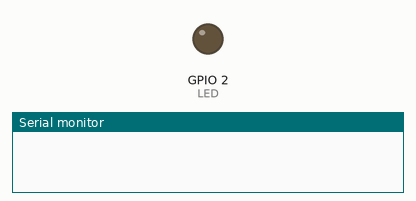
This program was run on a simulated ESP32. On the bench: output pins drawn as LEDs (lit = HIGH), the last lines printed to the serial monitor. The modem accepts every AT command (registered, SIM ready, sends succeed) and sends nothing else.

Above: at 0.1 s.
At 32.5 s:
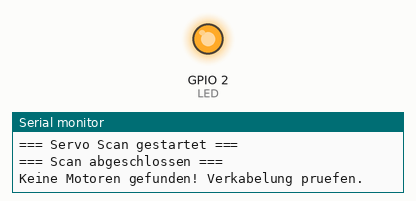
Timing chart, 0 to 34.3 s (numbered marks = the images above):
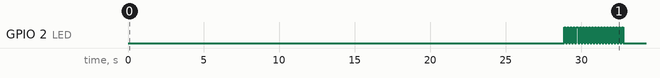

The program:

main.cpp
```cpp
#include <Arduino.h>
#include <SCServo.h>

SMS_STS st;

// ESP32 NodeMCU V2 – Serial1 Pins (frei wählbar)
// Waveshare Board: TX → GPIO16 (RX1), RX → GPIO17 (TX1)
#define S_RXD 16
#define S_TXD 17

const int LED = 2; // Onboard LED ESP32 NodeMCU V2

int foundIDs[20];
int foundCount = 0;

void setup() {
  pinMode(LED, OUTPUT);
  digitalWrite(LED, LOW);

  Serial.begin(115200);       // Monitor über USB
  Serial1.begin(1000000, SERIAL_8N1, S_RXD, S_TXD); // Servo-Bus
  st.pSerial = &Serial1;
  delay(1000);

  Serial.println("=== Servo Scan gestartet ===");

  for (int id = 1; id <= 253; id++) {
    int found = st.Ping(id);
    if (found != -1) {
      foundIDs[foundCount++] = found;
      Serial.print(">>> Motor gefunden! ID: ");
      Serial.println(found);
    }
    delay(10);
  }

  Serial.println("=== Scan abgeschlossen ===");

  if (foundCount == 0) {
    Serial.println("Keine Motoren gefunden! Verkabelung pruefen.");
    // Schnelles Blinken
    for (int i = 0; i < 20; i++) {
      digitalWrite(LED, HIGH); delay(100);
      digitalWrite(LED, LOW);  delay(100);
    }
  } else {
    Serial.print("Gefunden: ");
    Serial.print(foundCount);
    Serial.println(" Motor(en)");

    // LED an
    digitalWrite(LED, HIGH);

    // Wheel-Mode + drehen
    for (int i = 0; i < foundCount; i++) {
      int id = foundIDs[i];
      Serial.print("Starte Motor ID: ");
      Serial.println(id);
      st.WheelMode(id);
      delay(50);
      st.WriteSpe(id, 1000, 0);
    }
  }
}

void loop() {
  // Motoren laufen bis Reset
}
```
